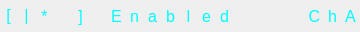
   <widget class="QGroupBox" name="group_line0">
    <property name="geometry">
     <rect>
      <x>370</x>
      <y>122</y>
      <width>360</width>
      <height>32</height>
     </rect>
    </property>
    <property name="font">
     <font>
      <pointsize>5</pointsize>
     </font>
    </property>
    <property name="styleSheet">
     <string notr="true">border: 0px</string>
    </property>
    <property name="title">
     <string/>
    </property>
    <property name="flat">
     <bool>false</bool>
    </property>
    <widget class="QLabel" name="lcd_0_1">
     <property name="geometry">
      <rect>
       <x>18</x>
       <y>0</y>
       <width>17</width>
       <height>32</height>
      </rect>
     </property>
     <property name="font">
      <font>
       <pointsize>12</pointsize>
      </font>
     </property>
     <property name="styleSheet">
      <string notr="true">color: rgb(0, 255, 255)</string>
     </property>
     <property name="lineWidth">
      <number>0</number>
     </property>
     <property name="text">
      <string>|</string>
     </property>
     <property name="textFormat">
      <enum>Qt::RichText</enum>
     </property>
     <property name="alignment">
      <set>Qt::AlignCenter</set>
     </property>
    </widget>
    <widget class="QLabel" name="lcd_0_2">
     <property name="geometry">
      <rect>
       <x>36</x>
       <y>0</y>
       <width>17</width>
       <height>32</height>
      </rect>
     </property>
     <property name="font">
      <font>
       <pointsize>12</pointsize>
      </font>
     </property>
     <property name="styleSheet">
      <string notr="true">color: rgb(0, 255, 255)</string>
     </property>
     <property name="lineWidth">
      <number>0</number>
     </property>
     <property name="text">
      <string>*</string>
     </property>
     <property name="textFormat">
      <enum>Qt::PlainText</enum>
     </property>
     <property name="alignment">
      <set>Qt::AlignCenter</set>
     </property>
    </widget>
    <widget class="QLabel" name="lcd_0_4">
     <property name="geometry">
      <rect>
       <x>72</x>
       <y>0</y>
       <width>17</width>
       <height>32</height>
      </rect>
     </property>
     <property name="font">
      <font>
       <pointsize>12</pointsize>
      </font>
     </property>
     <property name="styleSheet">
      <string notr="true">color: rgb(0, 255, 255)</string>
     </property>
     <property name="lineWidth">
      <number>0</number>
     </property>
     <property name="text">
      <string>]</string>
     </property>
     <property name="textFormat">
      <enum>Qt::PlainText</enum>
     </property>
     <property name="alignment">
      <set>Qt::AlignCenter</set>
     </property>
    </widget>
    <widget class="QLabel" name="lcd_0_5">
     <property name="geometry">
      <rect>
       <x>90</x>
       <y>0</y>
       <width>17</width>
       <height>32</height>
      </rect>
     </property>
     <property name="font">
      <font>
       <pointsize>12</pointsize>
      </font>
     </property>
     <property name="styleSheet">
      <string notr="true">color: rgb(0, 255, 255)</string>
     </property>
     <property name="lineWidth">
      <number>0</number>
     </property>
     <property name="text">
      <string> </string>
     </property>
     <property name="textFormat">
      <enum>Qt::PlainText</enum>
     </property>
     <property name="alignment">
      <set>Qt::AlignCenter</set>
     </property>
    </widget>
    <widget class="QLabel" name="lcd_0_6">
     <property name="geometry">
      <rect>
       <x>108</x>
       <y>0</y>
       <width>17</width>
       <height>32</height>
      </rect>
     </property>
     <property name="font">
      <font>
       <pointsize>12</pointsize>
      </font>
     </property>
     <property name="styleSheet">
      <string notr="true">color: rgb(0, 255, 255)</string>
     </property>
     <property name="lineWidth">
      <number>0</number>
     </property>
     <property name="text">
      <string>E</string>
     </property>
     <property name="textFormat">
      <enum>Qt::PlainText</enum>
     </property>
     <property name="alignment">
      <set>Qt::AlignCenter</set>
     </property>
    </widget>
    <widget class="QLabel" name="lcd_0_7">
     <property name="geometry">
      <rect>
       <x>126</x>
       <y>0</y>
       <width>17</width>
       <height>32</height>
      </rect>
     </property>
     <property name="font">
      <font>
       <pointsize>12</pointsize>
      </font>
     </property>
     <property name="styleSheet">
      <string notr="true">color: rgb(0, 255, 255)</string>
     </property>
     <property name="lineWidth">
      <number>0</number>
     </property>
     <property name="text">
      <string>n</string>
     </property>
     <property name="textFormat">
      <enum>Qt::PlainText</enum>
     </property>
     <property name="alignment">
      <set>Qt::AlignCenter</set>
     </property>
    </widget>
    <widget class="QLabel" name="lcd_0_8">
     <property name="geometry">
      <rect>
       <x>144</x>
       <y>0</y>
       <width>17</width>
       <height>32</height>
      </rect>
     </property>
     <property name="font">
      <font>
       <pointsize>12</pointsize>
      </font>
     </property>
     <property name="styleSheet">
      <string notr="true">color: rgb(0, 255, 255)</string>
     </property>
     <property name="lineWidth">
      <number>0</number>
     </property>
     <property name="text">
      <string>a</string>
     </property>
     <property name="textFormat">
      <enum>Qt::PlainText</enum>
     </property>
     <property name="alignment">
      <set>Qt::AlignCenter</set>
     </property>
    </widget>
    <widget class="QLabel" name="lcd_0_9">
     <property name="geometry">
      <rect>
       <x>162</x>
       <y>0</y>
       <width>17</width>
       <height>32</height>
      </rect>
     </property>
     <property name="font">
      <font>
       <pointsize>12</pointsize>
      </font>
     </property>
     <property name="styleSheet">
      <string notr="true">color: rgb(0, 255, 255)</string>
     </property>
     <property name="lineWidth">
      <number>0</number>
     </property>
     <property name="text">
      <string>b</string>
     </property>
     <property name="textFormat">
      <enum>Qt::PlainText</enum>
     </property>
     <property name="alignment">
      <set>Qt::AlignCenter</set>
     </property>
    </widget>
    <widget class="QLabel" name="lcd_0_10">
     <property name="geometry">
      <rect>
       <x>180</x>
       <y>0</y>
       <width>17</width>
       <height>32</height>
      </rect>
     </property>
     <property name="font">
      <font>
       <pointsize>12</pointsize>
      </font>
     </property>
     <property name="styleSheet">
      <string notr="true">color: rgb(0, 255, 255)</string>
     </property>
     <property name="lineWidth">
      <number>0</number>
     </property>
     <property name="text">
      <string>l</string>
     </property>
     <property name="textFormat">
      <enum>Qt::PlainText</enum>
     </property>
     <property name="alignment">
      <set>Qt::AlignCenter</set>
     </property>
    </widget>
    <widget class="QLabel" name="lcd_0_11">
     <property name="geometry">
      <rect>
       <x>198</x>
       <y>0</y>
       <width>17</width>
       <height>32</height>
      </rect>
     </property>
     <property name="font">
      <font>
       <pointsize>12</pointsize>
      </font>
     </property>
     <property name="styleSheet">
      <string notr="true">color: rgb(0, 255, 255)</string>
     </property>
     <property name="lineWidth">
      <number>0</number>
     </property>
     <property name="text">
      <string>e</string>
     </property>
     <property name="textFormat">
      <enum>Qt::PlainText</enum>
     </property>
     <property name="alignment">
      <set>Qt::AlignCenter</set>
     </property>
    </widget>
    <widget class="QLabel" name="lcd_0_12">
     <property name="geometry">
      <rect>
       <x>216</x>
       <y>0</y>
       <width>17</width>
       <height>32</height>
      </rect>
     </property>
     <property name="font">
      <font>
       <pointsize>12</pointsize>
      </font>
     </property>
     <property name="styleSheet">
      <string notr="true">color: rgb(0, 255, 255)</string>
     </property>
     <property name="lineWidth">
      <number>0</number>
     </property>
     <property name="text">
      <string>d</string>
     </property>
     <property name="textFormat">
      <enum>Qt::PlainText</enum>
     </property>
     <property name="alignment">
      <set>Qt::AlignCenter</set>
     </property>
    </widget>
    <widget class="QLabel" name="lcd_0_13">
     <property name="geometry">
      <rect>
       <x>234</x>
       <y>0</y>
       <width>17</width>
       <height>32</height>
      </rect>
     </property>
     <property name="font">
      <font>
       <pointsize>12</pointsize>
      </font>
     </property>
     <property name="styleSheet">
      <string notr="true">color: rgb(0, 255, 255)</string>
     </property>
     <property name="lineWidth">
      <number>0</number>
     </property>
     <property name="text">
      <string> </string>
     </property>
     <property name="textFormat">
      <enum>Qt::PlainText</enum>
     </property>
     <property name="alignment">
      <set>Qt::AlignCenter</set>
     </property>
    </widget>
    <widget class="QLabel" name="lcd_0_14">
     <property name="geometry">
      <rect>
       <x>252</x>
       <y>0</y>
       <width>17</width>
       <height>32</height>
      </rect>
     </property>
     <property name="font">
      <font>
       <pointsize>12</pointsize>
      </font>
     </property>
     <property name="styleSheet">
      <string notr="true">color: rgb(0, 255, 255)</string>
     </property>
     <property name="lineWidth">
      <number>0</number>
     </property>
     <property name="text">
      <string> </string>
     </property>
     <property name="textFormat">
      <enum>Qt::PlainText</enum>
     </property>
     <property name="alignment">
      <set>Qt::AlignCenter</set>
     </property>
    </widget>
    <widget class="QLabel" name="lcd_0_15">
     <property name="geometry">
      <rect>
       <x>270</x>
       <y>0</y>
       <width>17</width>
       <height>32</height>
      </rect>
     </property>
     <property name="font">
      <font>
       <pointsize>12</pointsize>
      </font>
     </property>
     <property name="styleSheet">
      <string notr="true">color: rgb(0, 255, 255)</string>
     </property>
     <property name="lineWidth">
      <number>0</number>
     </property>
     <property name="text">
      <string> </string>
     </property>
     <property name="textFormat">
      <enum>Qt::PlainText</enum>
     </property>
     <property name="alignment">
      <set>Qt::AlignCenter</set>
     </property>
    </widget>
    <widget class="QLabel" name="lcd_0_16">
     <property name="geometry">
      <rect>
       <x>288</x>
       <y>0</y>
       <width>17</width>
       <height>32</height>
      </rect>
     </property>
     <property name="font">
      <font>
       <pointsize>12</pointsize>
      </font>
     </property>
     <property name="styleSheet">
      <string notr="true">color: rgb(0, 255, 255)</string>
     </property>
     <property name="lineWidth">
      <number>0</number>
     </property>
     <property name="text">
      <string> </string>
     </property>
     <property name="textFormat">
      <enum>Qt::PlainText</enum>
     </property>
     <property name="alignment">
      <set>Qt::AlignCenter</set>
     </property>
    </widget>
    <widget class="QLabel" name="lcd_0_17">
     <property name="geometry">
      <rect>
       <x>306</x>
       <y>0</y>
       <width>17</width>
       <height>32</height>
      </rect>
     </property>
     <property name="font">
      <font>
       <pointsize>12</pointsize>
      </font>
     </property>
     <property name="styleSheet">
      <string notr="true">color: rgb(0, 255, 255)</string>
     </property>
     <property name="lineWidth">
      <number>0</number>
     </property>
     <property name="text">
      <string>C</string>
     </property>
     <property name="textFormat">
      <enum>Qt::PlainText</enum>
     </property>
     <property name="alignment">
      <set>Qt::AlignCenter</set>
     </property>
    </widget>
    <widget class="QLabel" name="lcd_0_18">
     <property name="geometry">
      <rect>
       <x>324</x>
       <y>0</y>
       <width>17</width>
       <height>32</height>
      </rect>
     </property>
     <property name="font">
      <font>
       <pointsize>12</pointsize>
      </font>
     </property>
     <property name="styleSheet">
      <string notr="true">color: rgb(0, 255, 255)</string>
     </property>
     <property name="lineWidth">
      <number>0</number>
     </property>
     <property name="text">
      <string>h</string>
     </property>
     <property name="textFormat">
      <enum>Qt::PlainText</enum>
     </property>
     <property name="alignment">
      <set>Qt::AlignCenter</set>
     </property>
    </widget>
    <widget class="QLabel" name="lcd_0_19">
     <property name="geometry">
      <rect>
       <x>342</x>
       <y>0</y>
       <width>17</width>
       <height>32</height>
      </rect>
     </property>
     <property name="font">
      <font>
       <pointsize>12</pointsize>
      </font>
     </property>
     <property name="styleSheet">
      <string notr="true">color: rgb(0, 255, 255)</string>
     </property>
     <property name="lineWidth">
      <number>0</number>
     </property>
     <property name="text">
      <string>A</string>
     </property>
     <property name="textFormat">
      <enum>Qt::PlainText</enum>
     </property>
     <property name="alignment">
      <set>Qt::AlignCenter</set>
     </property>
    </widget>
    <widget class="QLabel" name="lcd_0_3">
     <property name="geometry">
      <rect>
       <x>54</x>
       <y>0</y>
       <width>17</width>
       <height>32</height>
      </rect>
     </property>
     <property name="font">
      <font>
       <pointsize>12</pointsize>
      </font>
     </property>
     <property name="styleSheet">
      <string notr="true">color: rgb(0, 255, 255)</string>
     </property>
     <property name="lineWidth">
      <number>0</number>
     </property>
     <property name="text">
      <string/>
     </property>
     <property name="textFormat">
      <enum>Qt::RichText</enum>
     </property>
     <property name="scaledContents">
      <bool>true</bool>
     </property>
     <property name="alignment">
      <set>Qt::AlignCenter</set>
     </property>
     <property name="margin">
      <number>0</number>
     </property>
     <property name="indent">
      <number>0</number>
     </property>
    </widget>
    <widget class="QLabel" name="lcd_0_0">
     <property name="geometry">
      <rect>
       <x>0</x>
       <y>0</y>
       <width>17</width>
       <height>32</height>
      </rect>
     </property>
     <property name="font">
      <font>
       <pointsize>12</pointsize>
      </font>
     </property>
     <property name="styleSheet">
      <string notr="true">color: rgb(0, 255, 255)</string>
     </property>
     <property name="lineWidth">
      <number>0</number>
     </property>
     <property name="text">
      <string>[</string>
     </property>
     <property name="textFormat">
      <enum>Qt::RichText</enum>
     </property>
     <property name="alignment">
      <set>Qt::AlignCenter</set>
     </property>
    </widget>
   </widget>
